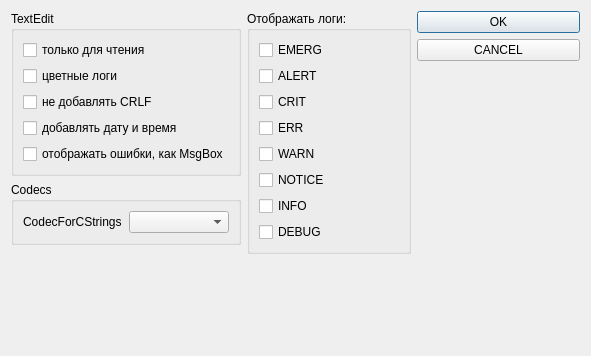
<?xml version="1.0" encoding="UTF-8"?>
<ui version="4.0">
 <class>LogDock_options</class>
 <widget class="QDialog" name="LogDock_options">
  <property name="geometry">
   <rect>
    <x>0</x>
    <y>0</y>
    <width>591</width>
    <height>356</height>
   </rect>
  </property>
  <layout class="QHBoxLayout" name="horizontalLayout">
   <item>
    <layout class="QVBoxLayout" name="verticalLayout_2">
     <item>
      <widget class="QGroupBox" name="groupBox_2">
       <property name="title">
        <string>TextEdit</string>
       </property>
       <layout class="QVBoxLayout" name="verticalLayout_4">
        <item>
         <widget class="QCheckBox" name="cb_readonly">
          <property name="text">
           <string>только для чтения</string>
          </property>
         </widget>
        </item>
        <item>
         <widget class="QCheckBox" name="checkBox_10">
          <property name="text">
           <string>цветные логи</string>
          </property>
         </widget>
        </item>
        <item>
         <widget class="QCheckBox" name="checkBox_11">
          <property name="text">
           <string>не добавлять CRLF</string>
          </property>
         </widget>
        </item>
        <item>
         <widget class="QCheckBox" name="checkBox_12">
          <property name="text">
           <string>добавлять дату и время</string>
          </property>
         </widget>
        </item>
        <item>
         <widget class="QCheckBox" name="checkBox_13">
          <property name="text">
           <string>отображать ошибки, как MsgBox</string>
          </property>
         </widget>
        </item>
       </layout>
      </widget>
     </item>
     <item>
      <widget class="QGroupBox" name="groupBox_3">
       <property name="title">
        <string>Codecs</string>
       </property>
       <layout class="QVBoxLayout" name="verticalLayout_5">
        <item>
         <layout class="QHBoxLayout" name="horizontalLayout_2">
          <item>
           <widget class="QLabel" name="label_2">
            <property name="text">
             <string>CodecForCStrings</string>
            </property>
           </widget>
          </item>
          <item>
           <widget class="QComboBox" name="cb_CodecForCStrings"/>
          </item>
         </layout>
        </item>
       </layout>
      </widget>
     </item>
     <item>
      <spacer name="verticalSpacer">
       <property name="orientation">
        <enum>Qt::Vertical</enum>
       </property>
       <property name="sizeHint" stdset="0">
        <size>
         <width>20</width>
         <height>40</height>
        </size>
       </property>
      </spacer>
     </item>
    </layout>
   </item>
   <item>
    <layout class="QVBoxLayout" name="verticalLayout_6">
     <item>
      <widget class="QGroupBox" name="groupBox">
       <property name="title">
        <string>Отображать логи:</string>
       </property>
       <layout class="QVBoxLayout" name="verticalLayout">
        <item>
         <widget class="QCheckBox" name="cb_EMERG">
          <property name="text">
           <string>EMERG</string>
          </property>
         </widget>
        </item>
        <item>
         <widget class="QCheckBox" name="cb_ALERT">
          <property name="text">
           <string>ALERT</string>
          </property>
         </widget>
        </item>
        <item>
         <widget class="QCheckBox" name="cb_CRIT">
          <property name="text">
           <string>CRIT</string>
          </property>
         </widget>
        </item>
        <item>
         <widget class="QCheckBox" name="cb_ERR">
          <property name="text">
           <string>ERR</string>
          </property>
         </widget>
        </item>
        <item>
         <widget class="QCheckBox" name="cb_WARN">
          <property name="text">
           <string>WARN</string>
          </property>
         </widget>
        </item>
        <item>
         <widget class="QCheckBox" name="cb_NOTICE">
          <property name="text">
           <string>NOTICE</string>
          </property>
         </widget>
        </item>
        <item>
         <widget class="QCheckBox" name="cb_INFO">
          <property name="text">
           <string>INFO</string>
          </property>
         </widget>
        </item>
        <item>
         <widget class="QCheckBox" name="cb_DEBUG">
          <property name="text">
           <string>DEBUG</string>
          </property>
         </widget>
        </item>
       </layout>
      </widget>
     </item>
     <item>
      <spacer name="verticalSpacer_3">
       <property name="orientation">
        <enum>Qt::Vertical</enum>
       </property>
       <property name="sizeHint" stdset="0">
        <size>
         <width>20</width>
         <height>40</height>
        </size>
       </property>
      </spacer>
     </item>
    </layout>
   </item>
   <item>
    <layout class="QVBoxLayout" name="verticalLayout_3">
     <item>
      <widget class="QPushButton" name="btn_ok">
       <property name="text">
        <string>OK</string>
       </property>
      </widget>
     </item>
     <item>
      <widget class="QPushButton" name="btn_cancel">
       <property name="text">
        <string>CANCEL</string>
       </property>
      </widget>
     </item>
     <item>
      <spacer name="verticalSpacer_2">
       <property name="orientation">
        <enum>Qt::Vertical</enum>
       </property>
       <property name="sizeHint" stdset="0">
        <size>
         <width>20</width>
         <height>40</height>
        </size>
       </property>
      </spacer>
     </item>
    </layout>
   </item>
  </layout>
 </widget>
 <resources/>
 <connections/>
</ui>
